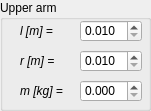
   <widget class="QGroupBox" name="UpperArmGroupBox">
    <property name="geometry">
     <rect>
      <x>20</x>
      <y>290</y>
      <width>151</width>
      <height>111</height>
     </rect>
    </property>
    <property name="title">
     <string>Upper arm</string>
    </property>
    <widget class="QDoubleSpinBox" name="UpperArmLengthSpinBox">
     <property name="geometry">
      <rect>
       <x>80</x>
       <y>20</y>
       <width>62</width>
       <height>22</height>
      </rect>
     </property>
     <property name="decimals">
      <number>3</number>
     </property>
     <property name="minimum">
      <double>0.010000000000000</double>
     </property>
     <property name="maximum">
      <double>10.000000000000000</double>
     </property>
     <property name="singleStep">
      <double>0.010000000000000</double>
     </property>
    </widget>
    <widget class="QLabel" name="UpperArmLengthLabel">
     <property name="geometry">
      <rect>
       <x>20</x>
       <y>20</y>
       <width>41</width>
       <height>21</height>
      </rect>
     </property>
     <property name="font">
      <font>
       <italic>true</italic>
      </font>
     </property>
     <property name="text">
      <string>l [m] =</string>
     </property>
    </widget>
    <widget class="QLabel" name="UpperArmMassLabel">
     <property name="geometry">
      <rect>
       <x>20</x>
       <y>80</y>
       <width>51</width>
       <height>21</height>
      </rect>
     </property>
     <property name="font">
      <font>
       <italic>true</italic>
      </font>
     </property>
     <property name="text">
      <string>m [kg] =</string>
     </property>
    </widget>
    <widget class="QDoubleSpinBox" name="UpperArmMassSpinBox">
     <property name="geometry">
      <rect>
       <x>80</x>
       <y>80</y>
       <width>62</width>
       <height>22</height>
      </rect>
     </property>
     <property name="decimals">
      <number>3</number>
     </property>
     <property name="maximum">
      <double>100.000000000000000</double>
     </property>
     <property name="singleStep">
      <double>0.050000000000000</double>
     </property>
    </widget>
    <widget class="QLabel" name="UpperArmRadiusLabel">
     <property name="geometry">
      <rect>
       <x>20</x>
       <y>50</y>
       <width>41</width>
       <height>21</height>
      </rect>
     </property>
     <property name="font">
      <font>
       <italic>true</italic>
      </font>
     </property>
     <property name="text">
      <string>r [m] =</string>
     </property>
    </widget>
    <widget class="QDoubleSpinBox" name="UpperArmRadiusSpinBox">
     <property name="geometry">
      <rect>
       <x>80</x>
       <y>50</y>
       <width>62</width>
       <height>22</height>
      </rect>
     </property>
     <property name="decimals">
      <number>3</number>
     </property>
     <property name="minimum">
      <double>0.010000000000000</double>
     </property>
     <property name="maximum">
      <double>10.000000000000000</double>
     </property>
     <property name="singleStep">
      <double>0.005000000000000</double>
     </property>
    </widget>
   </widget>
